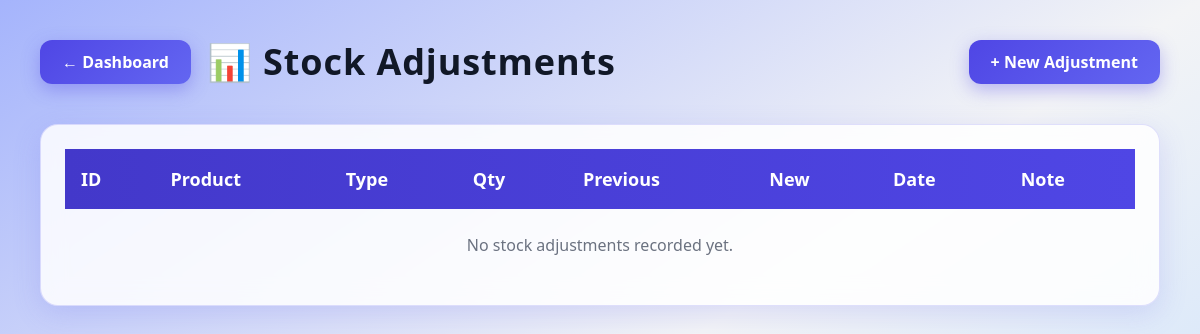
Page /products/adjustments/ on the earlier database version.
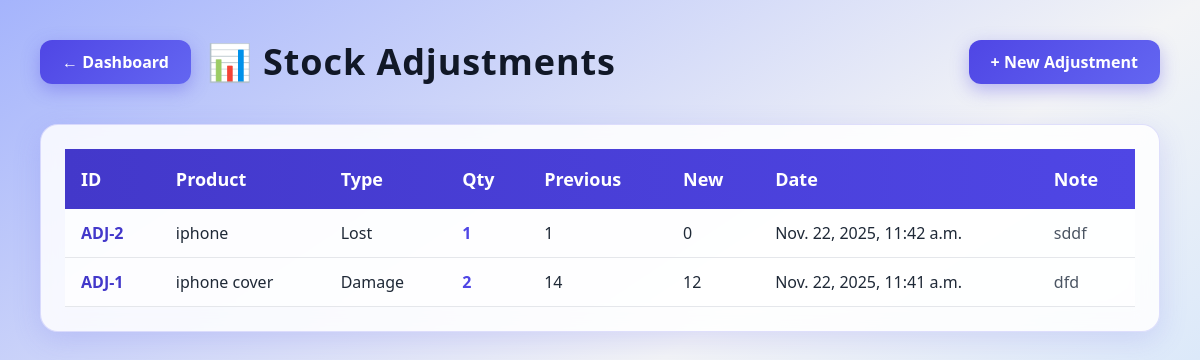
Same page on the later database version.
### products/models.py (models this page shows, shortened)
class StockAdjustment(models.Model):
    ADJUST_TYPES = [
        ("Increase", "Increase"),
        ("Decrease", "Decrease"),
        ("Damage", "Damage"),
        ("Lost", "Lost"),
        ("Mismatch", "Mismatch"),
    ]
    product = models.ForeignKey(Product, on_delete=models.CASCADE)
    adjustment_type = models.CharField(max_length=30, choices=ADJUST_TYPES)
    quantity = models.PositiveIntegerField()
    previous_stock = models.IntegerField()
    new_stock = models.IntegerField()
    note = models.TextField(blank=True, null=True)
    date = models.DateTimeField(default=timezone.now)

class Product(models.Model):
    name = models.CharField(max_length=200)
    sku = models.CharField(max_length=100)
    category = models.CharField(max_length=100)
    unit = models.CharField(max_length=50)
    stock = models.IntegerField()
    description = models.TextField(blank=True, null=True)
    reorder_level = models.IntegerField(default=0)

### products/views.py (the view)
# urls.py: path('adjustments/', views.adjustment_list, name='adjustment_list'),
def adjustment_list(request):
    adjustments = StockAdjustment.objects.all().order_by('-date')
    return render(request, "products/adjustment_list.html", {"adjustments": adjustments})

### templates/products/adjustment_list.html (shortened to what this page needs)
{% load static %}
<!DOCTYPE html>
<html lang="en">
<head>
  <script src="https://cdn.tailwindcss.com"></script>
</head>
<body class="bg-gradient-to-br from-indigo-300 via-gray-100 to-blue-200 min-h-screen p-10">
  <div class="max-w-6xl mx-auto">
    <div class="flex justify-between items-center mb-10">
      <div class="flex items-center">
        {% if request.user.is_authenticated %}
        <a href="{% url 'dashboard' %}" class="btn-add mr-4">← Dashboard</a>
        {% else %}
        <a href="{% url 'login' %}?next={% url 'dashboard' %}" class="btn-add mr-4">← Dashboard</a>
        {% endif %}
        <h1 class="text-4xl font-extrabold text-gray-900 tracking-wide">
          📊 Stock Adjustments
        </h1>
      </div>
      <a href="{% url 'products:adjustment_add' %}" class="btn-add">
        + New Adjustment
      </a>
    </div>
    <div class="glass-card overflow-x-auto p-6">
      <table class="w-full text-left text-gray-800">
        <thead class="table-header text-white text-lg">
          <tr>
            <th class="py-4 px-4">ID</th>
            <th class="px-4">Product</th>
            <th class="px-4">Type</th>
            <th class="px-4">Qty</th>
            <th class="px-4">Previous</th>
            <th class="px-4">New</th>
            <th class="px-4">Date</th>
            <th class="px-4">Note</th>
          </tr>
        </thead>
        <tbody>
          {% for a in adjustments %}
          <tr class="row-hover border-b bg-white/70">
            <td class="px-4 py-3 font-semibold text-indigo-700">ADJ-{{ a.id }}</td>
            <td class="px-4">{{ a.product.name }}</td>
            <td class="px-4">{{ a.adjustment_type }}</td>
            <td class="px-4 font-bold text-indigo-600">{{ a.quantity }}</td>
            <td class="px-4">{{ a.previous_stock }}</td>
            <td class="px-4">{{ a.new_stock }}</td>
            <td class="px-4">{{ a.date }}</td>
            <td class="px-4 text-gray-600">{{ a.note|default:"—" }}</td>
          </tr>
          {% empty %}
          <tr>
            <td colspan="8" class="p-6 text-center text-gray-500">
              No stock adjustments recorded yet.
            </td>
          </tr>
          {% endfor %}
        </tbody>
      </table>
    </div>
  </div>
</body>
</html>

Differences in the rows shown:
added StockAdjustment: id "2", product.name "iphone", adjustment_type "Lost", quantity "1", previous_stock "1", new_stock "0", date "Nov. 22, 2025, 11:42 a.m.", note "sddf"
added StockAdjustment: id "1", product.name "iphone cover", adjustment_type "Damage", quantity "2", previous_stock "14", new_stock "12", date "Nov. 22, 2025, 11:41 a.m.", note "dfd"
Other differences:
text no longer shown: "No stock adjustments recorded yet."
